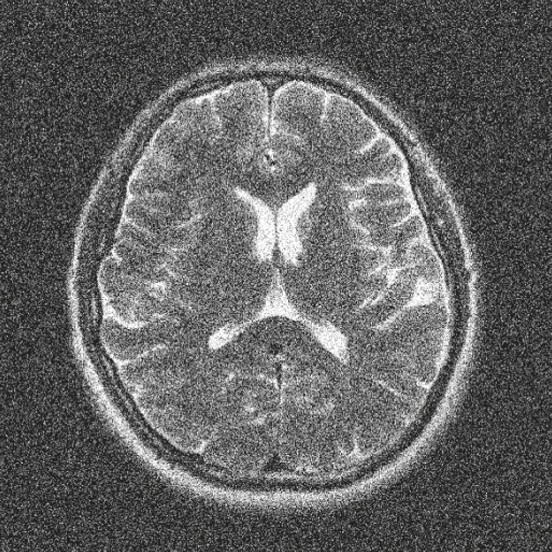
#> input picture assets/brain-noise.png, 552 x 552 px
$ jupyter execute presentation-figures.ipynb   (older library calls are emulated)
#> lines starting #> are read from the running program, lines starting #| are printed output that depends on the picture
# Smoothing
## Gaussian Kernel

[cell 1]
import numpy as np
import matplotlib.pyplot as plt
from mpl_toolkits.mplot3d import Axes3D

# Create a grid of coordinates
ran = 1.3
pts = 20
x = np.linspace(-ran, ran, pts)
y = np.linspace(-ran, ran, pts)
x, y = np.meshgrid(x, y)

# Define the parameters of the Gaussian filter
mean = [0, 0]
sigma = 0.3

# Calculate the Gaussian values at each point on the grid
z = (
    1
    / (2 * np.pi * sigma**2)
    * np.exp(-((x - mean[0]) ** 2 + (y - mean[1]) ** 2) / (2*sigma**2))
)

# Create a 3D plot
fig = plt.figure(figsize=(5,5))
ax = fig.add_subplot(111, projection="3d")
ax.plot_surface(x, y, z, cmap="viridis")

# Set equal aspect ratio for the 3D plot
# ax.set_box_aspect([1, 1, 1])
ax.set_aspect("equal")

# Set labels for the axes
ax.set_xlabel("X-axis")
ax.set_ylabel("Y-axis")
ax.set_zlabel("Value")

# Show the plot
plt.tight_layout()
plt.show()
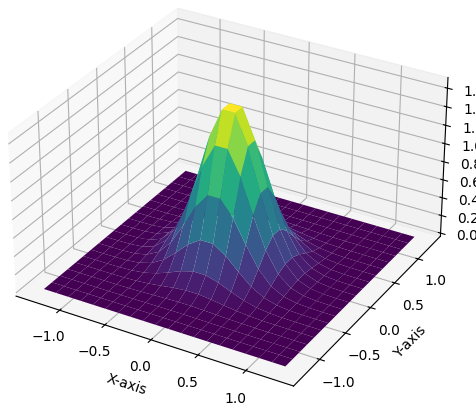
#> figure drawn by matplotlib, 1 panel
fig.savefig("figures/gaussian-kernel.png")

## Brain Gradients

[cell 2]
import cv2
import numpy as np
from PIL import Image

# Load an image
image = cv2.imread('assets/brain-noise.png', cv2.IMREAD_GRAYSCALE)
#> image: shape (552, 552); min 13, max 255, mean 98.6

# Compute the gradients using Sobel operator
gradient_x = cv2.Sobel(image, cv2.CV_64F, 1, 0, ksize=3)
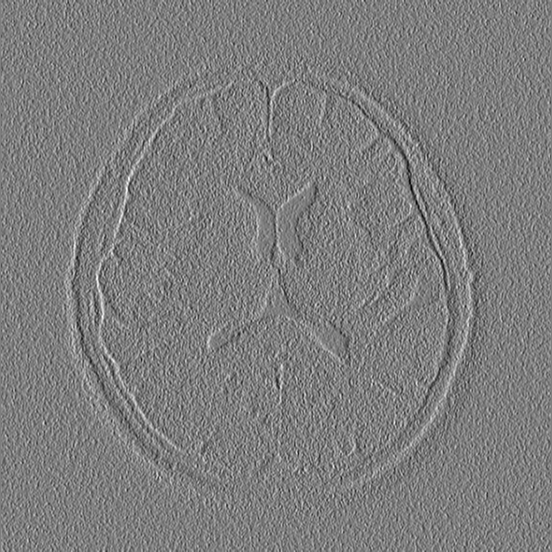
#> gradient_x: shape (552, 552) float64; min -731, max 744, mean 0; drawn with min black and max white
gradient_y = cv2.Sobel(image, cv2.CV_64F, 0, 1, ksize=3)
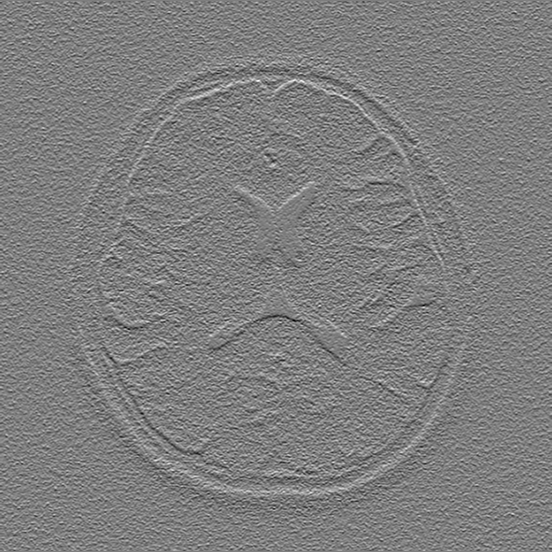
#> gradient_y: shape (552, 552) float64; min -734, max 743, mean 0; drawn with min black and max white

# Compute the magnitude and angle of gradients
gradient_magnitude = np.sqrt(gradient_x**2 + gradient_y**2)
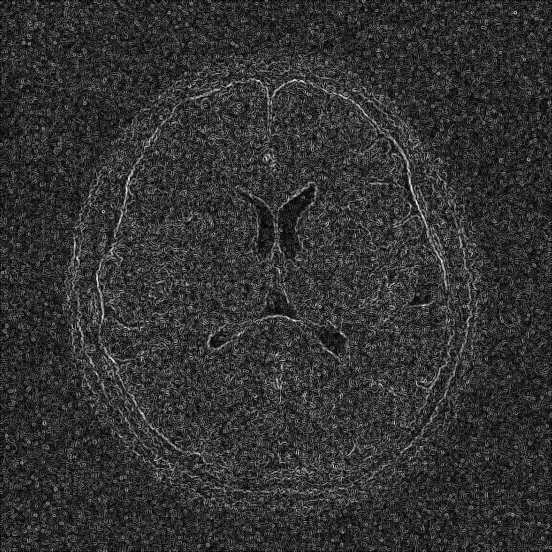
#> gradient_magnitude: shape (552, 552) float64; min 0, max 785.8, mean 156.8; drawn with min black and max white
gradient_angle = np.arctan2(gradient_y, gradient_x)
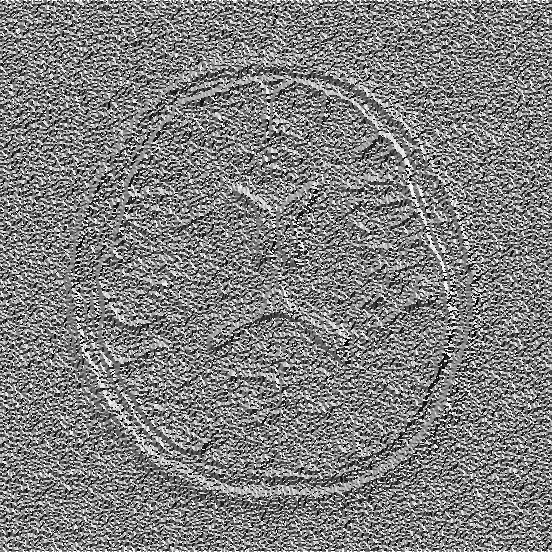
#> gradient_angle: shape (552, 552) float64; min -3.14, max 3.14, mean 0.0118; drawn with min black and max white

# You can also convert the gradients to unsigned 8-bit integers if needed
gradient_magnitude = cv2.convertScaleAbs(gradient_magnitude)
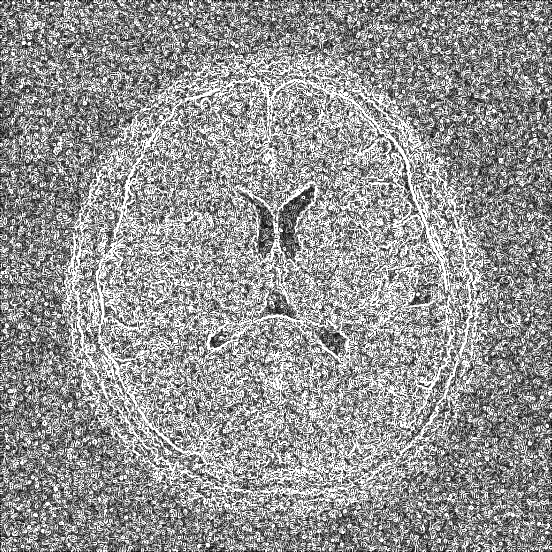
#> gradient_magnitude: shape (552, 552); min 0, max 255, mean 147.9

img = Image.fromarray(gradient_magnitude)
img.save("figures/brain-gradients.png")
